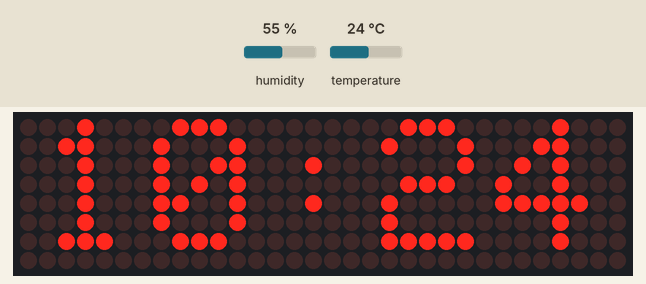
Recording of a sketch running on a simulated Arduino Uno, built with avr-gcc and run on an emulated ATmega328P. On the bench: 32×8 LED matrix. The test bench sets the inputs (shaded band); at power-on: humidity 55 %, temperature 24 °C. The local clock reads 2024-03-15 10:24:30 at power-on unless the sketch sets it.

Above: at 11.2 s.
11.3 s: humidity set to 22 %
At 25.2 s:
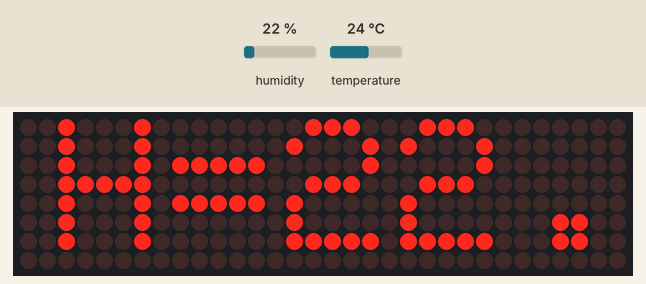
25.3 s: humidity set to 40 %
At 36.2 s:
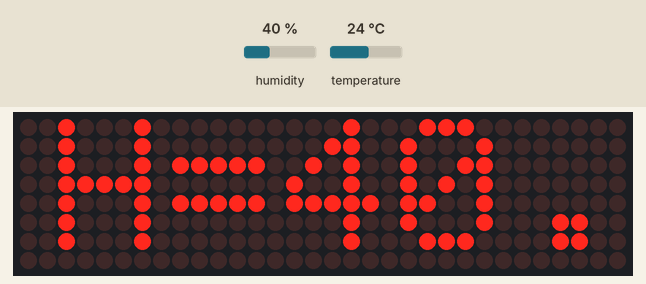
37.9 s: temperature set to 12 °C
At 51.5 s:
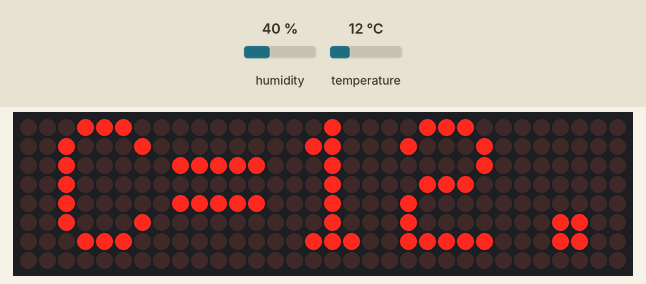
51.9 s: temperature set to 19 °C
At 61.7 s:
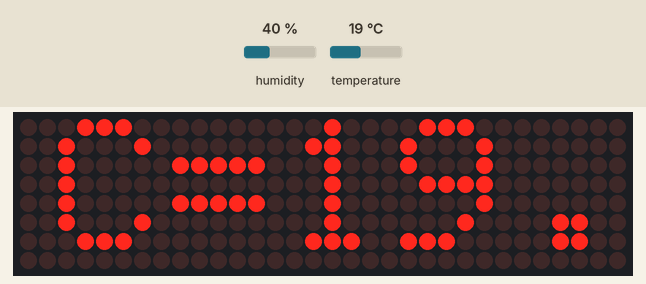
Timing chart, 0 to 63.2 s (numbered marks = the images above; inputs shaded):
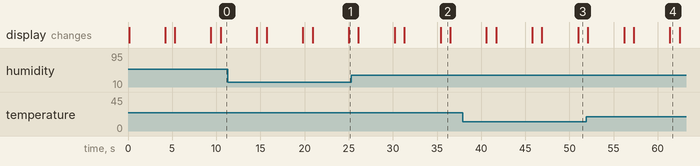

The sketch:

reloj.ino
```cpp
// librerías necesarias:

// ADAFRUIT GFX LIBRARY https://github.com/adafruit/Adafruit-GFX-Library
// MAX72XXPANEL   https://github.com/markruys/arduino-Max72xxPanel/archive/master.zip
// DHT SENSOR LIBRARY https://github.com/adafruit/DHT-sensor-library
// ADAFRUIT SENSOR https://github.com/adafruit/Adafruit_Sensor
// DS1302 http://www.rinkydinkelectronics.com/download.php?f=DS1302.zip

#include <SPI.h>
#include <Adafruit_GFX.h>
#include <Max72xxPanel.h>
#include <DHT.h>
#include <DS1302.h>

#include <EEPROM.h>

// Conexión de pines DS1302
// DS1302:  CE pin    -> Arduino Digital 2
//          I/O pin   -> Arduino Digital 3
//          SCLK pin  -> Arduino Digital 4

DS1302 rtc(2, 3, 4);  //puede modificar los pines para utilizar el ds1302

// Conexión de pines matiz led

//Vcc - Vcc
//Gnd - Gnd
//Din - Mosi (Pin 11)
//Cs  - SS (Pin 10)
//Clk - Sck (Pin 13)

// Definimos el pin digital donde se conecta el sensor DHT11
#define DHTPIN 7
// Dependiendo del tipo de sensor
#define DHTTYPE DHT11

// Inicializamos el sensor DHT11
DHT dht(DHTPIN, DHTTYPE);

const int pinCS = 10; // pin cs para matiz led
const int numberOfHorizontalDisplays = 4; // Cantidad de matices led
const int numberOfVerticalDisplays = 1; // Cantidad de matices led vertical

Max72xxPanel matrix = Max72xxPanel(pinCS, numberOfHorizontalDisplays, numberOfVerticalDisplays);  // Configuración de la matriz

String tape = "..";  //tu mensaje
String sep = "H=";
String sep1 = "C=";
String humedad = "..";
String temperatura = "..";

const int wait = 30; // Constante para el muestreo de la matriz

const int spacer = 1; // Constante para el espacion entre letras
const int width = 5 + spacer; // 5 pixels por letra

byte value; // Variable para lectura y escritura de eeprom
Time t; // Variable para separar las horas de los minutos

void setup() {
  matrix.setIntensity(0); // Configuración del brillo de la matriz de 0 a 15

  //
  matrix.setPosition(0, 0, 0); // The first display is at <0, 0>
  matrix.setPosition(1, 1, 0); // The second display is at <1, 0>
  matrix.setPosition(2, 2, 0); // The third display is at <2, 0>
  matrix.setPosition(3, 3, 0); // And the last display is at <3, 0>

  matrix.setRotation(0, 1);    // Display is position upside down
  matrix.setRotation(1, 1);    // Display is position upside down
  matrix.setRotation(2, 1);    // Display is position upside down
  matrix.setRotation(3, 1);    // Display is position upside down

  /* // retirar comentario a esto y comentar lo de arriba para una sola matriz
     matrix.setPosition(0, 0, 0); // The first display is at <0, 0>
     matrix.setRotation(0, 1);    // Display is position upside down
  */

  rtc.halt(false);  // Habilita el reloj
  rtc.writeProtect(false);  // Deshabilita protección contra escritura

  // Configuración de la hora, al iniciarlo por primera vez la posición 20 de la memoria eeprom será diferente de 1 por lo que configura la nueva hora y escribirá el valor de 1 en la memoria eeprom para no configurarlo en caso de perder la energía, la hora se mantendrá si la batería del ds1302 está conectada.
  value = EEPROM.read(20);  // Lectura de memoria eeprom
  if (value = ! 1) {
    rtc.setDOW(FRIDAY);        // Configuración del día
    rtc.setTime(22, 33, 0);     // Configuración de la hora
    rtc.setDate(10, 1, 2020);   // Configuración de la fecha
    EEPROM.write(20, 1); // Escritura de la memoria eeprom
  }
  dht.begin(); //Iniciamos el sensor dht11
}
void loop() {
  t = rtc.getTime();  // Lectura de la hora.

  //La intensidad de luz será mas fuerte o suave según la hora.
  if (t.hour == 0) {
    matrix.setIntensity(0);
  }
  if (t.hour == 1) {
    matrix.setIntensity(0);
  }
  if (t.hour == 2) {
    matrix.setIntensity(0);
  }
  if (t.hour == 3) {
    matrix.setIntensity(0);
  }
  if (t.hour == 4) {
    matrix.setIntensity(0);
  }
  if (t.hour == 5) {
    matrix.setIntensity(0);
  }
  if (t.hour == 6) {
    matrix.setIntensity(0);
  }
  if (t.hour == 7) {
    matrix.setIntensity(3);
  }
  if (t.hour == 8) {
    matrix.setIntensity(7);
  }
  if (t.hour == 9) {
    matrix.setIntensity(9);
  }
  if (t.hour == 10) {
    matrix.setIntensity(11);
  }
  if (t.hour == 11) {
    matrix.setIntensity(13);
  }
  if (t.hour == 12) {
    matrix.setIntensity(15);
  }
  if (t.hour == 13) {
    matrix.setIntensity(15);
  }
  if (t.hour == 14) {
    matrix.setIntensity(15);
  }
  if (t.hour == 15) {
    matrix.setIntensity(15);
  }
  if (t.hour == 16) {
    matrix.setIntensity(13);
  }
  if (t.hour == 17) {
    matrix.setIntensity(11);
  }
  if (t.hour == 18) {
    matrix.setIntensity(9);
  }
  if (t.hour == 19) {
    matrix.setIntensity(7);
  }
  if (t.hour == 20) {
    matrix.setIntensity(3);
  }
  if (t.hour == 21) {
    matrix.setIntensity(0);
  }
  if (t.hour == 22) {
    matrix.setIntensity(0);
  }
  if (t.hour == 23) {
    matrix.setIntensity(0);
  }

  // Leemos la humedad relativa
  float h = dht.readHumidity();
  // Leemos la temperatura en grados centígrados (por defecto)
  float t = dht.readTemperature();
  // Leemos la temperatura en grados Fahreheit
  float f = dht.readTemperature(true);
  humedad = h;  //Guardamos la lectura en la cadena.
  temperatura = t;  //Guardamos la lectura en la cadena.

  // Muestreo de la hora.

  tape = rtc.getTimeStr();  // Guardamos la hora en la cadena.

  for (int i = 0; i < 31; i++) {

    matrix.fillScreen(LOW);

    int letter = i / width;
    int x = (matrix.width() - 1) - i % width;
    int y = (matrix.height() - 8) / 2; // center the text vertically

    while (x + width - spacer >= 0 && letter >= 0) {
      if (letter < tape.length()) {
        matrix.drawChar(x, y, tape[letter], HIGH, LOW, 1);
      }

      letter--;
      x -= width;
    }
  }
  matrix.write(); // Enviar los datos a la matriz.

  delay(4000);  // Espera para visualizar la hora.

  // Se repite el proceso anterior para mostrar la humedad, el tiempo y la temperatura.

  // Humedad.

  tape = sep + humedad;

  for (int i = 0; i < 30; i++) {

    matrix.fillScreen(LOW);

    int letter = i / width;
    int x = (matrix.width() - 1) - i % width;
    int y = (matrix.height() - 8) / 2; // center the text vertically

    while (x + width - spacer >= 0 && letter >= 0) {
      if (letter < tape.length()) {
        matrix.drawChar(x, y, tape[letter], HIGH, LOW, 1);
      }

      letter--;
      x -= width;
    }
  }
  matrix.write();

  delay(1000);

  //tiempo

  tape = rtc.getTimeStr();

  for (int i = 0; i < 31; i++) {

    matrix.fillScreen(LOW);

    int letter = i / width;
    int x = (matrix.width() - 1) - i % width;
    int y = (matrix.height() - 8) / 2; // center the text vertically

    while (x + width - spacer >= 0 && letter >= 0) {
      if (letter < tape.length()) {
        matrix.drawChar(x, y, tape[letter], HIGH, LOW, 1);
      }

      letter--;
      x -= width;
    }
  }
  matrix.write();

  delay(4000);

  // Temperatura.

  tape = sep1 + temperatura;

  for (int i = 0; i < 30; i++) {

    matrix.fillScreen(LOW);

    int letter = i / width;
    int x = (matrix.width() - 1) - i % width;
    int y = (matrix.height() - 8) / 2; // center the text vertically

    while (x + width - spacer >= 0 && letter >= 0) {
      if (letter < tape.length()) {
        matrix.drawChar(x, y, tape[letter], HIGH, LOW, 1);
      }

      letter--;
      x -= width;
    }
  }
  matrix.write();

  delay(1000);
}
```

Measured:
- what the display in image 2 shows lasts 1.1 s, from 35.4 s to 36.5 s
